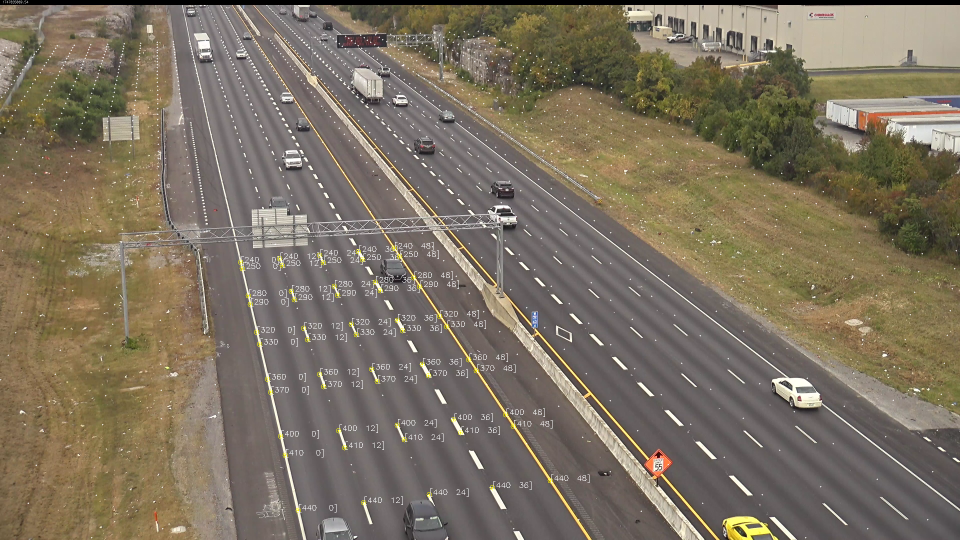
#> input picture DATA/tform/p1c1_im_lmcs_transform_points.png, 1920 x 1080 px, given in place of p1c5_00000.mp4, which was not available (shown at 1/2 size)
$ python manual_annotator_3D.py
#> lines starting #> are read from the running program, lines starting #| are printed output that depends on the picture
# using openCV, draw ignored regions for each frame.

import numpy as np
import os
import cv2
import csv
import copy
import argparse
import string
import cv2 as cv

from vp_utils import find_vanishing_point

class Annotator_3D():

    def __init__(self,sequence,label_file, transform_point_file,vp_file, ds = 2,load_corrected = False):
        """
        sequence - path to video file
        """
#> called with ds = 2, load_corrected = True

        self.sequence_path = sequence
        self.sequence_short_name = sequence.split("/")[-1].split(".mp4")[0]
        self.camera_name = self.sequence_short_name.split("_")[0]

        self.label_path = label_file
        self.load_corrected = False


        self.outfile = self.label_path.split(".csv")[0] + "_{}_3D_corrected.csv".format(self.sequence_short_name)

        if load_corrected:
            if os.path.exists(self.outfile):
                self.label_path = self.outfile
                self.load_corrected = True

        # write final output file

        self.ds = ds

        # open VideoCapture
        self.cap = cv2.VideoCapture(sequence)
        ret,frame = self.cap.read()
#> frame is the input picture: shape (1080, 1920, 3); mean B, G, R 96.8, 113.5, 124
        if self.ds != 1:
            frame = cv2.resize(frame,(frame.shape[1]//self.ds,frame.shape[0]//self.ds))
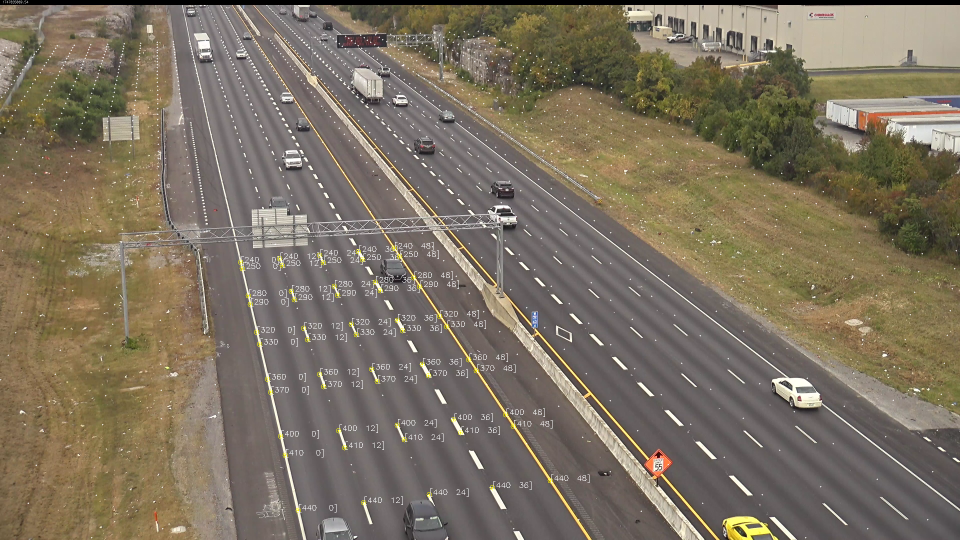
#> frame: shape (540, 960, 3); mean B, G, R 96.9, 113.6, 124.2
        self.frame_buffer = [frame]
        self.cur_frame = frame.copy()

        self.buffer_frame_num = 0
        self.frame_num = 0
        self.length = int(self.cap.get(cv2.CAP_PROP_FRAME_COUNT))

        self.start_point = None # used to store click temporarily
        self.clicked = False
        self.new = None # used to store a new box to be plotted temporarily
        self.cont = True
        self.active_command = None
        self.active_vp = 0

        self.colors = (np.random.rand(100000,3))*255
        self.last_active_obj_idx = -1


        # get transform from RWS -> ImS
        keep = []
#> (the run stopped early here; a loop or call above may not have finished)

$ run again, on DATA/tform/p1c2_im_lmcs_transform_points.png
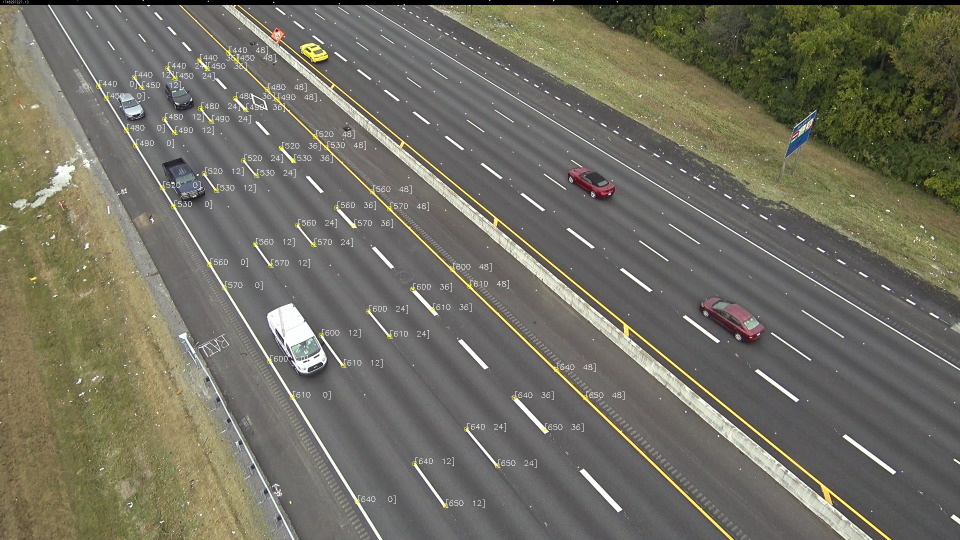
#> input picture DATA/tform/p1c2_im_lmcs_transform_points.png, 1920 x 1080 px, given in place of p1c5_00000.mp4, which was not available (shown at 1/2 size)
#> in __init__, frame is the input picture: shape (1080, 1920, 3); mean B, G, R 98.4, 111.1, 113.2
#> in __init__, `frame = cv2.resize(frame,(frame.shape[1]//self.ds,frame.shape[0]//self..`:
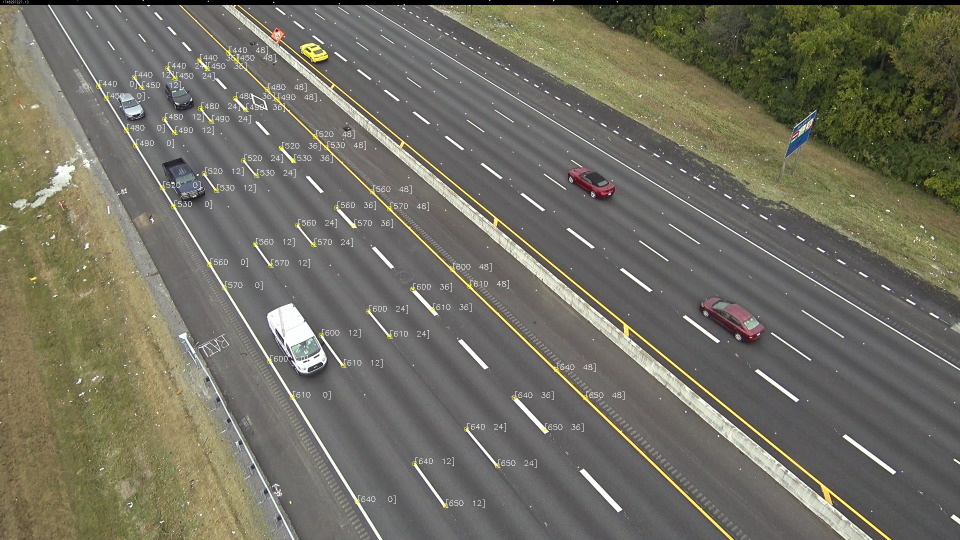
#> frame: shape (540, 960, 3); mean B, G, R 98.5, 111.2, 113.4

$ run again, on DATA/tform/p1c3_im_lmcs_transform_points.png
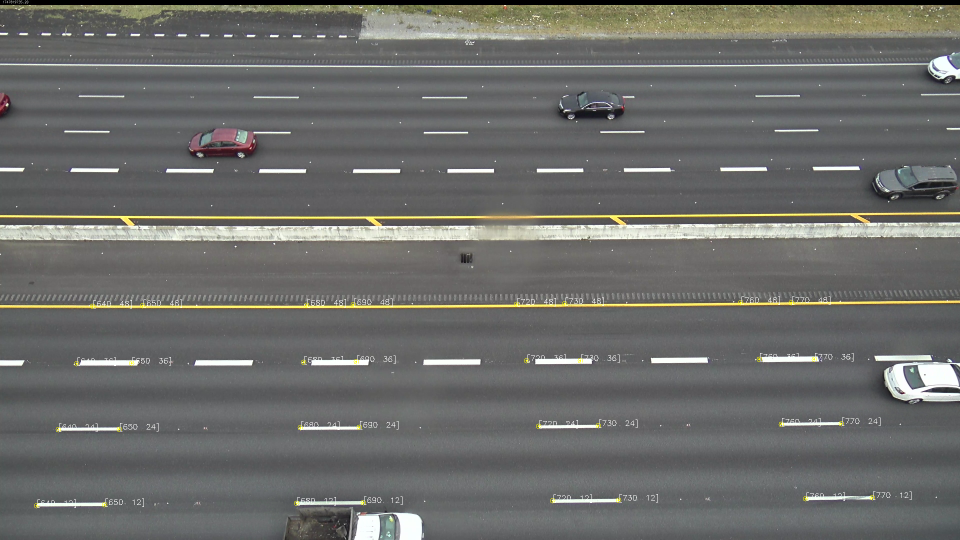
#> input picture DATA/tform/p1c3_im_lmcs_transform_points.png, 1920 x 1080 px, given in place of p1c5_00000.mp4, which was not available (shown at 1/2 size)
#> in __init__, frame is the input picture: shape (1080, 1920, 3); mean B, G, R 106.2, 108.8, 108.3
#> in __init__, `frame = cv2.resize(frame,(frame.shape[1]//self.ds,frame.shape[0]//self..`:
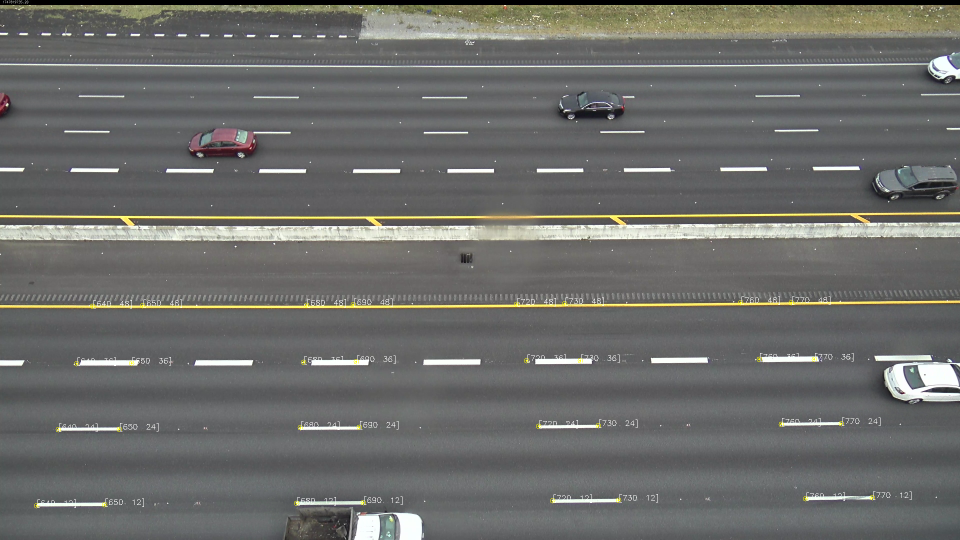
#> frame: shape (540, 960, 3); mean B, G, R 106.3, 108.9, 108.4

$ run again, on DATA/tform/p1c4_im_lmcs_transform_points.png
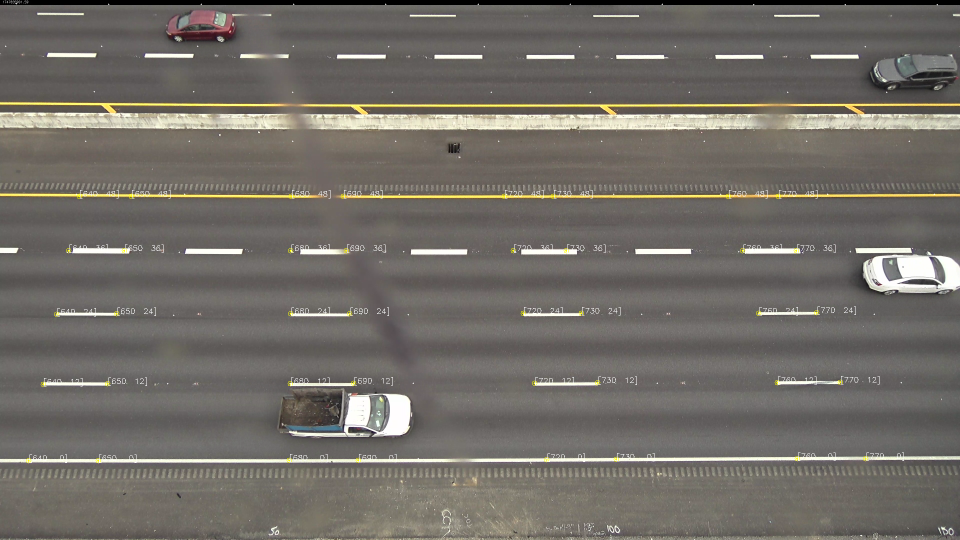
#> input picture DATA/tform/p1c4_im_lmcs_transform_points.png, 1920 x 1080 px, given in place of p1c5_00000.mp4, which was not available (shown at 1/2 size)
#> in __init__, frame is the input picture: shape (1080, 1920, 3); mean B, G, R 103.1, 109.3, 113.6
#> in __init__, `frame = cv2.resize(frame,(frame.shape[1]//self.ds,frame.shape[0]//self..`:
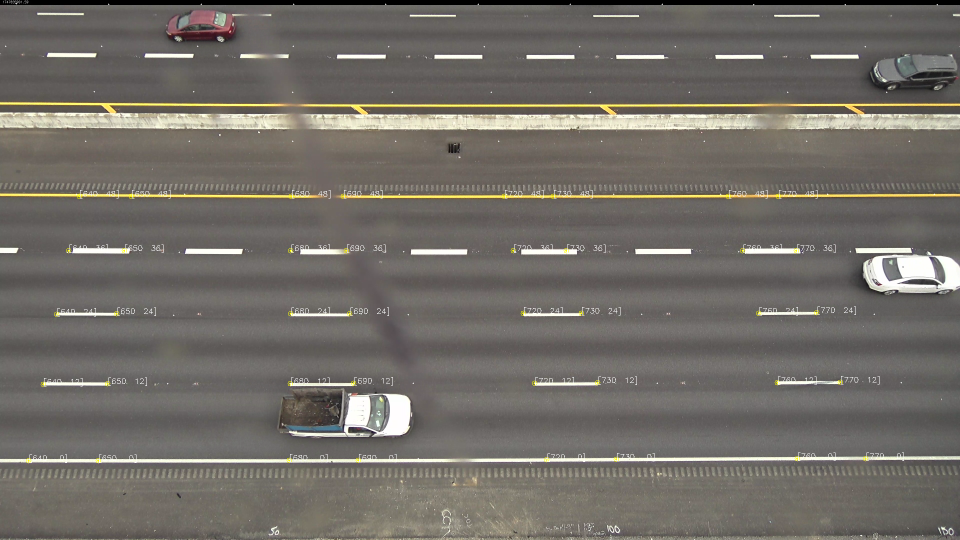
#> frame: shape (540, 960, 3); mean B, G, R 103.2, 109.4, 113.7
